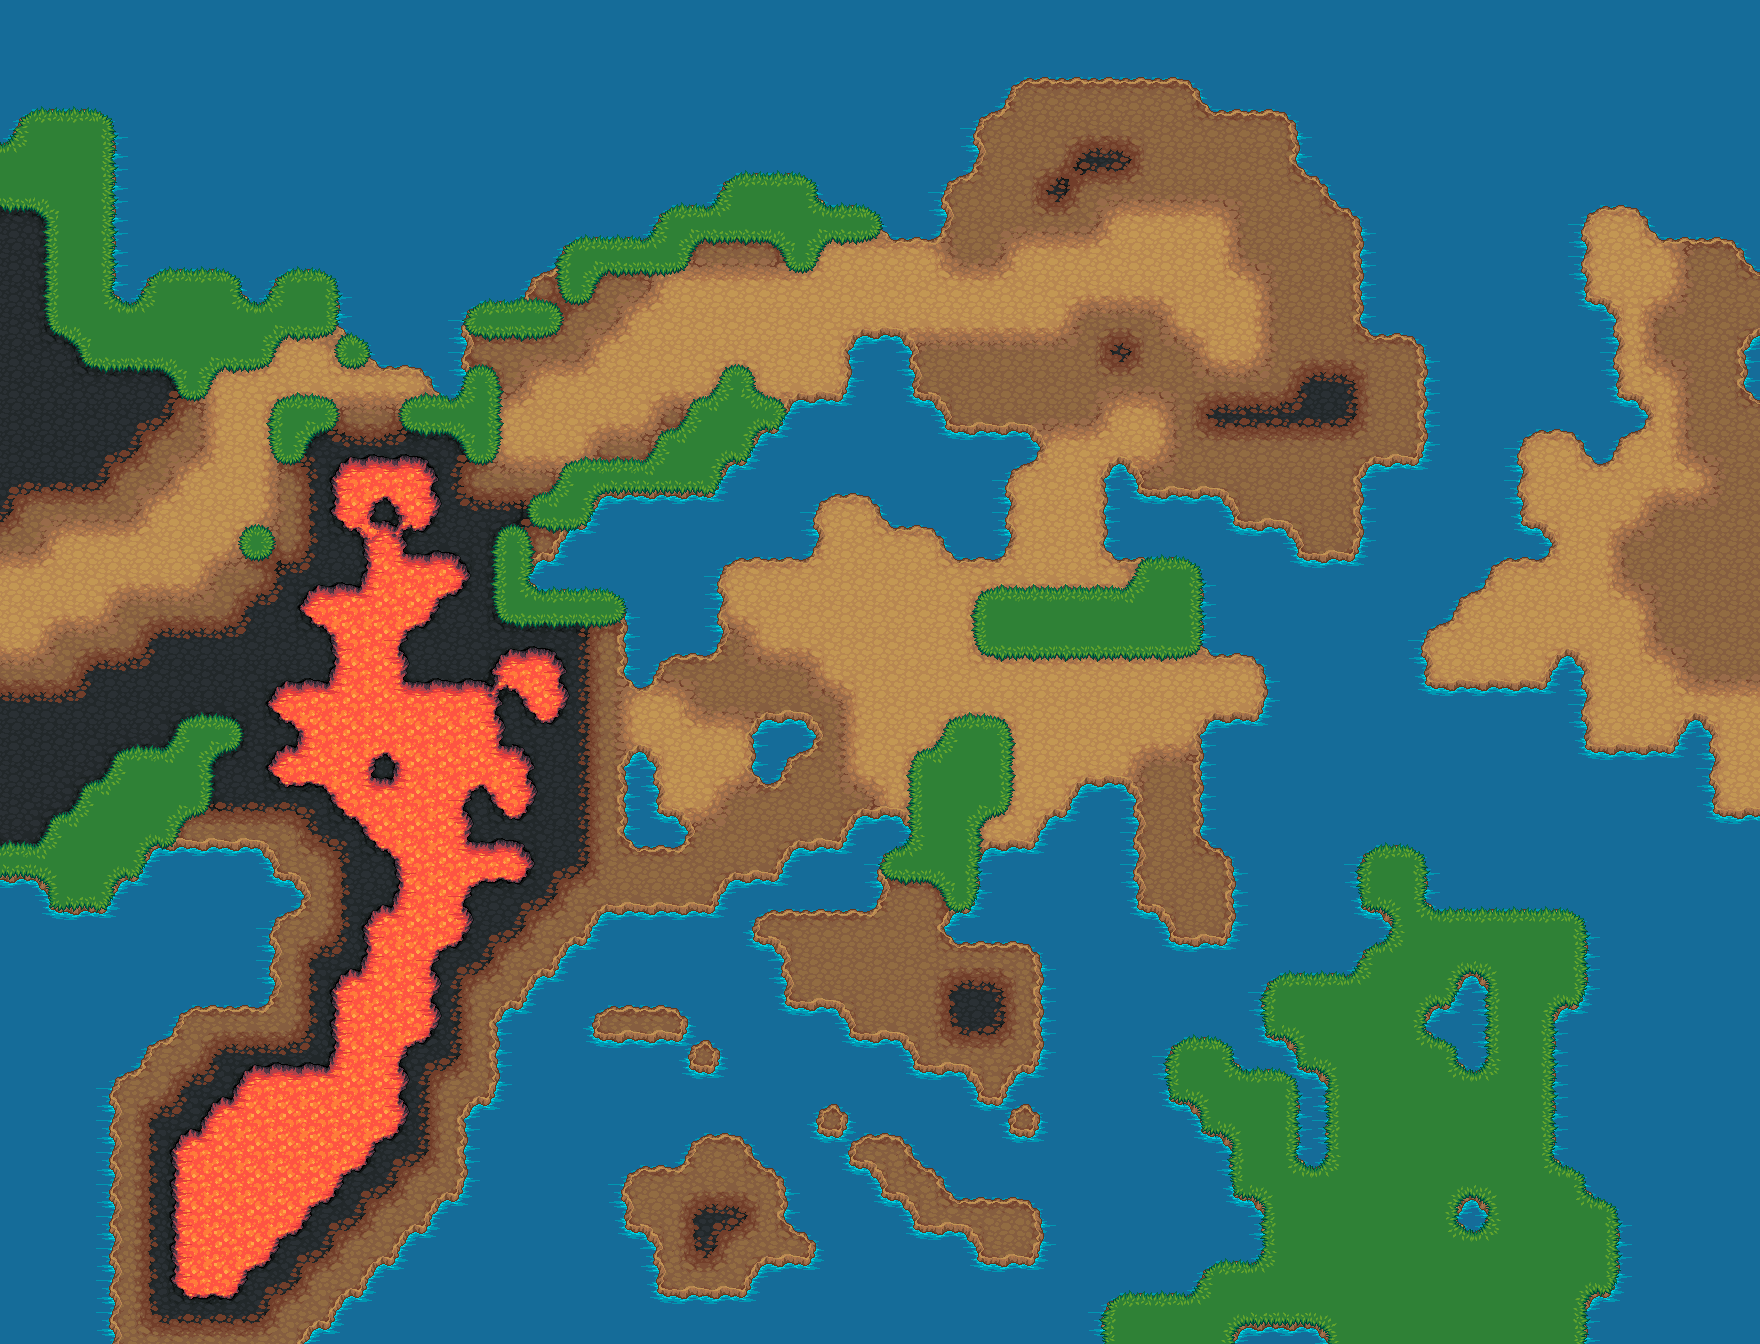

Below is a game level as drawn by its tile map, then a one-line description and the .tmx that defines it (tile-layer data replaced by summaries):
An orthogonal 55x42 tile map with 32x32 px tiles, 4 tile layers (Ground, Fringe, Over, Collision).

<map version="1.0" orientation="orthogonal" width="55" height="42" tilewidth="32" tileheight="32">
 <tileset firstgid="1" source="terrain.tsx" />
 <layer name="Ground" width="55" height="42">
  <data>[2310 cells, 2310 non-empty, 164 distinct tile ids]</data>
 </layer>
 <layer name="Fringe" width="55" height="42">
  <data>[2310 cells, 0 non-empty, 0 distinct tile ids]</data>
 </layer>
 <layer name="Over" width="55" height="42">
  <data>[2310 cells, 0 non-empty, 0 distinct tile ids]</data>
 </layer>
 <layer name="Collision" width="55" height="42">
  <data>[2310 cells, 0 non-empty, 0 distinct tile ids]</data>
 </layer>
</map>
